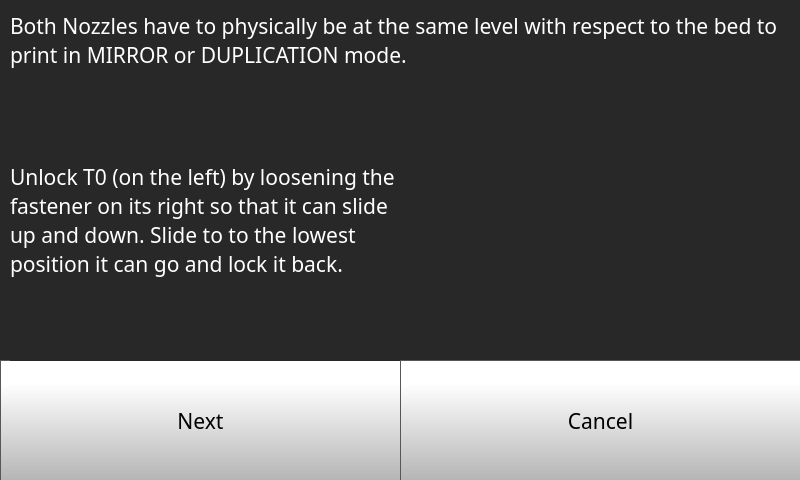
<?xml version="1.0" encoding="UTF-8"?>
<ui version="4.0">
 <class>Form</class>
 <widget class="QWidget" name="Form">
  <property name="geometry">
   <rect>
    <x>0</x>
    <y>0</y>
    <width>800</width>
    <height>480</height>
   </rect>
  </property>
  <property name="minimumSize">
   <size>
    <width>800</width>
    <height>480</height>
   </size>
  </property>
  <property name="maximumSize">
   <size>
    <width>800</width>
    <height>480</height>
   </size>
  </property>
  <property name="windowTitle">
   <string>Form</string>
  </property>
  <widget class="QStackedWidget" name="stackedWidget">
   <property name="geometry">
    <rect>
     <x>0</x>
     <y>0</y>
     <width>800</width>
     <height>480</height>
    </rect>
   </property>
   <property name="minimumSize">
    <size>
     <width>800</width>
     <height>480</height>
    </size>
   </property>
   <property name="maximumSize">
    <size>
     <width>800</width>
     <height>480</height>
    </size>
   </property>
   <property name="styleSheet">
    <string notr="true">background-color: rgb(40, 40, 40);


</string>
   </property>
   <property name="currentIndex">
    <number>0</number>
   </property>
   <widget class="QWidget" name="idexConfigStep1Page">
    <widget class="QPushButton" name="idexConfigStep1NextButton">
     <property name="geometry">
      <rect>
       <x>0</x>
       <y>360</y>
       <width>401</width>
       <height>121</height>
      </rect>
     </property>
     <property name="font">
      <font>
       <family>Gotham</family>
       <pointsize>16</pointsize>
      </font>
     </property>
     <property name="styleSheet">
      <string notr="true">QPushButton {
     border: 1px solid rgb(87, 87, 87);
	background-color: qlineargradient(spread:pad, x1:0, y1:1, x2:0, y2:0.188, stop:0 rgba(180, 180, 180, 255), stop:1 rgba(255, 255, 255, 255));


}

QPushButton:pressed {
    background-color: qlineargradient(x1: 0, y1: 0, x2: 0, y2: 1,
                                      stop: 0 #dadbde, stop: 1 #f6f7fa);
}

QPushButton:flat {
    border: none; /* no border for a flat push button */
}

QPushButton:default {
    border-color: navy; /* make the default button prominent */
}

QPushButton:focus {
	outline: none;
}</string>
     </property>
     <property name="text">
      <string>Next</string>
     </property>
     <property name="iconSize">
      <size>
       <width>40</width>
       <height>40</height>
      </size>
     </property>
    </widget>
    <widget class="QLabel" name="calibrateLabel_8">
     <property name="geometry">
      <rect>
       <x>10</x>
       <y>10</y>
       <width>781</width>
       <height>61</height>
      </rect>
     </property>
     <property name="font">
      <font>
       <family>Gotham</family>
       <pointsize>16</pointsize>
       <bold>false</bold>
      </font>
     </property>
     <property name="styleSheet">
      <string notr="true">color: rgb(255, 255, 255);</string>
     </property>
     <property name="text">
      <string>Both Nozzles have to physically be at the same level with respect to the bed to print in MIRROR or DUPLICATION mode.</string>
     </property>
     <property name="wordWrap">
      <bool>true</bool>
     </property>
    </widget>
    <widget class="QLabel" name="calibrateLabel_14">
     <property name="geometry">
      <rect>
       <x>10</x>
       <y>80</y>
       <width>391</width>
       <height>281</height>
      </rect>
     </property>
     <property name="font">
      <font>
       <family>Gotham</family>
       <pointsize>16</pointsize>
       <bold>false</bold>
      </font>
     </property>
     <property name="styleSheet">
      <string notr="true">color: rgb(255, 255, 255);</string>
     </property>
     <property name="text">
      <string>Unlock T0 (on the left) by loosening the fastener on its right so that it can slide up and down. Slide to to the lowest position it can go and lock it back.</string>
     </property>
     <property name="wordWrap">
      <bool>true</bool>
     </property>
    </widget>
    <widget class="QLabel" name="Nozzlelevel1">
     <property name="geometry">
      <rect>
       <x>420</x>
       <y>80</y>
       <width>361</width>
       <height>261</height>
      </rect>
     </property>
     <property name="text">
      <string/>
     </property>
     <property name="alignment">
      <set>Qt::AlignCenter</set>
     </property>
    </widget>
    <widget class="QPushButton" name="idexConfigStep1CancelButton">
     <property name="enabled">
      <bool>true</bool>
     </property>
     <property name="geometry">
      <rect>
       <x>400</x>
       <y>360</y>
       <width>401</width>
       <height>121</height>
      </rect>
     </property>
     <property name="font">
      <font>
       <family>Gotham</family>
       <pointsize>16</pointsize>
      </font>
     </property>
     <property name="styleSheet">
      <string notr="true">QPushButton {
     border: 1px solid rgb(87, 87, 87);
	background-color: qlineargradient(spread:pad, x1:0, y1:1, x2:0, y2:0.188, stop:0 rgba(180, 180, 180, 255), stop:1 rgba(255, 255, 255, 255));


}

QPushButton:pressed {
    background-color: qlineargradient(x1: 0, y1: 0, x2: 0, y2: 1,
                                      stop: 0 #dadbde, stop: 1 #f6f7fa);
}

QPushButton:flat {
    border: none; /* no border for a flat push button */
}

QPushButton:default {
    border-color: navy; /* make the default button prominent */
}

QPushButton:focus {
	outline: none;
}</string>
     </property>
     <property name="text">
      <string>Cancel</string>
     </property>
     <property name="iconSize">
      <size>
       <width>40</width>
       <height>40</height>
      </size>
     </property>
    </widget>
   </widget>
   <widget class="QWidget" name="idexConfigStep2Page">
    <widget class="QPushButton" name="idexConfigStep2CancelButton">
     <property name="geometry">
      <rect>
       <x>400</x>
       <y>360</y>
       <width>401</width>
       <height>121</height>
      </rect>
     </property>
     <property name="font">
      <font>
       <family>Gotham</family>
       <pointsize>16</pointsize>
      </font>
     </property>
     <property name="styleSheet">
      <string notr="true">QPushButton {
     border: 1px solid rgb(87, 87, 87);
	background-color: qlineargradient(spread:pad, x1:0, y1:1, x2:0, y2:0.188, stop:0 rgba(180, 180, 180, 255), stop:1 rgba(255, 255, 255, 255));


}

QPushButton:pressed {
    background-color: qlineargradient(x1: 0, y1: 0, x2: 0, y2: 1,
                                      stop: 0 #dadbde, stop: 1 #f6f7fa);
}

QPushButton:flat {
    border: none; /* no border for a flat push button */
}

QPushButton:default {
    border-color: navy; /* make the default button prominent */
}

QPushButton:focus {
	outline: none;
}</string>
     </property>
     <property name="text">
      <string>Cancel</string>
     </property>
     <property name="iconSize">
      <size>
       <width>40</width>
       <height>40</height>
      </size>
     </property>
    </widget>
    <widget class="QLabel" name="calibrateLabel_9">
     <property name="geometry">
      <rect>
       <x>10</x>
       <y>10</y>
       <width>781</width>
       <height>31</height>
      </rect>
     </property>
     <property name="font">
      <font>
       <family>Gotham</family>
       <pointsize>16</pointsize>
       <bold>false</bold>
      </font>
     </property>
     <property name="styleSheet">
      <string notr="true">color: rgb(255, 255, 255);</string>
     </property>
     <property name="text">
      <string>Level the Bed</string>
     </property>
     <property name="wordWrap">
      <bool>true</bool>
     </property>
    </widget>
    <widget class="QLabel" name="CalibrationPoint1_2">
     <property name="geometry">
      <rect>
       <x>420</x>
       <y>70</y>
       <width>361</width>
       <height>261</height>
      </rect>
     </property>
     <property name="text">
      <string/>
     </property>
     <property name="alignment">
      <set>Qt::AlignCenter</set>
     </property>
    </widget>
    <widget class="QPushButton" name="idexConfigStep2NextButton">
     <property name="geometry">
      <rect>
       <x>0</x>
       <y>360</y>
       <width>401</width>
       <height>121</height>
      </rect>
     </property>
     <property name="font">
      <font>
       <family>Gotham</family>
       <pointsize>16</pointsize>
      </font>
     </property>
     <property name="styleSheet">
      <string notr="true">QPushButton {
     border: 1px solid rgb(87, 87, 87);
	background-color: qlineargradient(spread:pad, x1:0, y1:1, x2:0, y2:0.188, stop:0 rgba(180, 180, 180, 255), stop:1 rgba(255, 255, 255, 255));


}

QPushButton:pressed {
    background-color: qlineargradient(x1: 0, y1: 0, x2: 0, y2: 1,
                                      stop: 0 #dadbde, stop: 1 #f6f7fa);
}

QPushButton:flat {
    border: none; /* no border for a flat push button */
}

QPushButton:default {
    border-color: navy; /* make the default button prominent */
}

QPushButton:focus {
	outline: none;
}</string>
     </property>
     <property name="text">
      <string>Next</string>
     </property>
     <property name="iconSize">
      <size>
       <width>40</width>
       <height>40</height>
      </size>
     </property>
    </widget>
    <widget class="QLabel" name="calibrateLabel_15">
     <property name="geometry">
      <rect>
       <x>10</x>
       <y>80</y>
       <width>391</width>
       <height>281</height>
      </rect>
     </property>
     <property name="font">
      <font>
       <family>Gotham</family>
       <pointsize>16</pointsize>
       <bold>false</bold>
      </font>
     </property>
     <property name="styleSheet">
      <string notr="true">color: rgb(255, 255, 255);</string>
     </property>
     <property name="text">
      <string>Tighten the front right screw, and measure the height with the help of an A4 sheet of Paper as a measuring guage</string>
     </property>
     <property name="wordWrap">
      <bool>true</bool>
     </property>
    </widget>
   </widget>
   <widget class="QWidget" name="idexConfigStep3Page">
    <widget class="QLabel" name="CalibrationPoint2_2">
     <property name="geometry">
      <rect>
       <x>420</x>
       <y>80</y>
       <width>361</width>
       <height>261</height>
      </rect>
     </property>
     <property name="text">
      <string/>
     </property>
     <property name="alignment">
      <set>Qt::AlignCenter</set>
     </property>
    </widget>
    <widget class="QLabel" name="calibrateLabel_11">
     <property name="geometry">
      <rect>
       <x>10</x>
       <y>10</y>
       <width>781</width>
       <height>31</height>
      </rect>
     </property>
     <property name="font">
      <font>
       <family>Gotham</family>
       <pointsize>16</pointsize>
       <bold>false</bold>
      </font>
     </property>
     <property name="styleSheet">
      <string notr="true">color: rgb(255, 255, 255);</string>
     </property>
     <property name="text">
      <string>Level the Bed</string>
     </property>
     <property name="wordWrap">
      <bool>true</bool>
     </property>
    </widget>
    <widget class="QPushButton" name="idexConfigStep3CancelButton">
     <property name="geometry">
      <rect>
       <x>400</x>
       <y>360</y>
       <width>401</width>
       <height>121</height>
      </rect>
     </property>
     <property name="font">
      <font>
       <family>Gotham</family>
       <pointsize>16</pointsize>
      </font>
     </property>
     <property name="styleSheet">
      <string notr="true">QPushButton {
     border: 1px solid rgb(87, 87, 87);
	background-color: qlineargradient(spread:pad, x1:0, y1:1, x2:0, y2:0.188, stop:0 rgba(180, 180, 180, 255), stop:1 rgba(255, 255, 255, 255));


}

QPushButton:pressed {
    background-color: qlineargradient(x1: 0, y1: 0, x2: 0, y2: 1,
                                      stop: 0 #dadbde, stop: 1 #f6f7fa);
}

QPushButton:flat {
    border: none; /* no border for a flat push button */
}

QPushButton:default {
    border-color: navy; /* make the default button prominent */
}

QPushButton:focus {
	outline: none;
}</string>
     </property>
     <property name="text">
      <string>Cancel</string>
     </property>
     <property name="iconSize">
      <size>
       <width>40</width>
       <height>40</height>
      </size>
     </property>
    </widget>
    <widget class="QPushButton" name="idexConfigStep3NextButton">
     <property name="geometry">
      <rect>
       <x>0</x>
       <y>360</y>
       <width>401</width>
       <height>121</height>
      </rect>
     </property>
     <property name="font">
      <font>
       <family>Gotham</family>
       <pointsize>16</pointsize>
      </font>
     </property>
     <property name="styleSheet">
      <string notr="true">QPushButton {
     border: 1px solid rgb(87, 87, 87);
	background-color: qlineargradient(spread:pad, x1:0, y1:1, x2:0, y2:0.188, stop:0 rgba(180, 180, 180, 255), stop:1 rgba(255, 255, 255, 255));


}

QPushButton:pressed {
    background-color: qlineargradient(x1: 0, y1: 0, x2: 0, y2: 1,
                                      stop: 0 #dadbde, stop: 1 #f6f7fa);
}

QPushButton:flat {
    border: none; /* no border for a flat push button */
}

QPushButton:default {
    border-color: navy; /* make the default button prominent */
}

QPushButton:focus {
	outline: none;
}</string>
     </property>
     <property name="text">
      <string>Next</string>
     </property>
     <property name="iconSize">
      <size>
       <width>40</width>
       <height>40</height>
      </size>
     </property>
    </widget>
    <widget class="QLabel" name="calibrateLabel_16">
     <property name="geometry">
      <rect>
       <x>10</x>
       <y>80</y>
       <width>391</width>
       <height>281</height>
      </rect>
     </property>
     <property name="font">
      <font>
       <family>Gotham</family>
       <pointsize>16</pointsize>
       <bold>false</bold>
      </font>
     </property>
     <property name="styleSheet">
      <string notr="true">color: rgb(255, 255, 255);</string>
     </property>
     <property name="text">
      <string>Tighten the front right screw, and measure the height with the help of an A4 sheet of Paper as a measuring guage</string>
     </property>
     <property name="wordWrap">
      <bool>true</bool>
     </property>
    </widget>
   </widget>
   <widget class="QWidget" name="idexConfigStep4Page">
    <widget class="QLabel" name="calibrateLabel_12">
     <property name="geometry">
      <rect>
       <x>10</x>
       <y>10</y>
       <width>781</width>
       <height>91</height>
      </rect>
     </property>
     <property name="font">
      <font>
       <family>Gotham</family>
       <pointsize>16</pointsize>
       <bold>false</bold>
      </font>
     </property>
     <property name="styleSheet">
      <string notr="true">color: rgb(255, 255, 255);</string>
     </property>
     <property name="text">
      <string>Repeat the same using the back leveling screw</string>
     </property>
     <property name="wordWrap">
      <bool>true</bool>
     </property>
    </widget>
    <widget class="QPushButton" name="idexConfigStep4CancelButton">
     <property name="geometry">
      <rect>
       <x>400</x>
       <y>360</y>
       <width>401</width>
       <height>121</height>
      </rect>
     </property>
     <property name="font">
      <font>
       <family>Gotham</family>
       <pointsize>16</pointsize>
      </font>
     </property>
     <property name="styleSheet">
      <string notr="true">QPushButton {
     border: 1px solid rgb(87, 87, 87);
	background-color: qlineargradient(spread:pad, x1:0, y1:1, x2:0, y2:0.188, stop:0 rgba(180, 180, 180, 255), stop:1 rgba(255, 255, 255, 255));


}

QPushButton:pressed {
    background-color: qlineargradient(x1: 0, y1: 0, x2: 0, y2: 1,
                                      stop: 0 #dadbde, stop: 1 #f6f7fa);
}

QPushButton:flat {
    border: none; /* no border for a flat push button */
}

QPushButton:default {
    border-color: navy; /* make the default button prominent */
}

QPushButton:focus {
	outline: none;
}</string>
     </property>
     <property name="text">
      <string>Cancel</string>
     </property>
     <property name="iconSize">
      <size>
       <width>40</width>
       <height>40</height>
      </size>
     </property>
    </widget>
    <widget class="QLabel" name="CalibrationPoint3">
     <property name="geometry">
      <rect>
       <x>10</x>
       <y>100</y>
       <width>781</width>
       <height>251</height>
      </rect>
     </property>
     <property name="text">
      <string/>
     </property>
     <property name="alignment">
      <set>Qt::AlignCenter</set>
     </property>
    </widget>
    <widget class="QPushButton" name="idexConfigStep4NextButton">
     <property name="geometry">
      <rect>
       <x>0</x>
       <y>360</y>
       <width>401</width>
       <height>121</height>
      </rect>
     </property>
     <property name="font">
      <font>
       <family>Gotham</family>
       <pointsize>16</pointsize>
      </font>
     </property>
     <property name="styleSheet">
      <string notr="true">QPushButton {
     border: 1px solid rgb(87, 87, 87);
	background-color: qlineargradient(spread:pad, x1:0, y1:1, x2:0, y2:0.188, stop:0 rgba(180, 180, 180, 255), stop:1 rgba(255, 255, 255, 255));


}

QPushButton:pressed {
    background-color: qlineargradient(x1: 0, y1: 0, x2: 0, y2: 1,
                                      stop: 0 #dadbde, stop: 1 #f6f7fa);
}

QPushButton:flat {
    border: none; /* no border for a flat push button */
}

QPushButton:default {
    border-color: navy; /* make the default button prominent */
}

QPushButton:focus {
	outline: none;
}</string>
     </property>
     <property name="text">
      <string>Next</string>
     </property>
     <property name="iconSize">
      <size>
       <width>40</width>
       <height>40</height>
      </size>
     </property>
    </widget>
   </widget>
   <widget class="QWidget" name="idexConfigStep5Page">
    <widget class="QPushButton" name="moveZPIdexButton">
     <property name="geometry">
      <rect>
       <x>140</x>
       <y>10</y>
       <width>261</width>
       <height>81</height>
      </rect>
     </property>
     <property name="minimumSize">
      <size>
       <width>0</width>
       <height>0</height>
      </size>
     </property>
     <property name="font">
      <font>
       <family>Gotham</family>
       <pointsize>16</pointsize>
      </font>
     </property>
     <property name="styleSheet">
      <string notr="true">QPushButton {
     border: 1px solid rgb(87, 87, 87);

	background-color: qlineargradient(spread:pad, x1:0, y1:1, x2:0, y2:0.188, stop:0 rgba(180, 180, 180, 255), stop:1 rgba(255, 255, 255, 255));
	border-bottom-left-radius: 15px;
	border-top-left-radius: 15px;
}

QPushButton:pressed {
    background-color: qlineargradient(x1: 0, y1: 0, x2: 0, y2: 1,
                                      stop: 0 #dadbde, stop: 1 #f6f7fa);
}

QPushButton:flat {
    border: none; /* no border for a flat push button */
}

QPushButton:default {
    border-color: navy; /* make the default button prominent */
}

QPushButton:focus {
	outline: none;
}</string>
     </property>
     <property name="text">
      <string/>
     </property>
     <property name="icon">
      <iconset resource="../../resources/resource.qrc">
       <normaloff>:/Navigation/img/Navigation/arrows-5.png</normaloff>:/Navigation/img/Navigation/arrows-5.png</iconset>
     </property>
     <property name="iconSize">
      <size>
       <width>150</width>
       <height>150</height>
      </size>
     </property>
     <property name="checkable">
      <bool>false</bool>
     </property>
     <property name="autoDefault">
      <bool>false</bool>
     </property>
     <property name="default">
      <bool>false</bool>
     </property>
     <property name="flat">
      <bool>false</bool>
     </property>
    </widget>
    <widget class="QLabel" name="toolZOffsetLabel_7">
     <property name="geometry">
      <rect>
       <x>10</x>
       <y>320</y>
       <width>791</width>
       <height>31</height>
      </rect>
     </property>
     <property name="font">
      <font>
       <family>MS Shell Dlg 2</family>
       <pointsize>10</pointsize>
       <bold>false</bold>
      </font>
     </property>
     <property name="styleSheet">
      <string notr="true">color: rgb(255, 255, 255);</string>
     </property>
     <property name="text">
      <string>Step 3: Lock the position of the tools by tightening the fastener on their right.</string>
     </property>
     <property name="wordWrap">
      <bool>true</bool>
     </property>
    </widget>
    <widget class="QLabel" name="toolZOffsetLabel_5">
     <property name="geometry">
      <rect>
       <x>10</x>
       <y>260</y>
       <width>791</width>
       <height>21</height>
      </rect>
     </property>
     <property name="font">
      <font>
       <family>MS Shell Dlg 2</family>
       <pointsize>10</pointsize>
       <bold>false</bold>
      </font>
     </property>
     <property name="styleSheet">
      <string notr="true">color: rgb(255, 255, 255);</string>
     </property>
     <property name="text">
      <string>Step 1: Move the Bed up untill BOTH nozzes just touch the bed.</string>
     </property>
     <property name="wordWrap">
      <bool>true</bool>
     </property>
    </widget>
    <widget class="QPushButton" name="moveZMIdexButton">
     <property name="geometry">
      <rect>
       <x>400</x>
       <y>10</y>
       <width>251</width>
       <height>81</height>
      </rect>
     </property>
     <property name="minimumSize">
      <size>
       <width>0</width>
       <height>0</height>
      </size>
     </property>
     <property name="font">
      <font>
       <family>Gotham</family>
       <pointsize>16</pointsize>
      </font>
     </property>
     <property name="styleSheet">
      <string notr="true">QPushButton {
     border: 1px solid rgb(87, 87, 87);

	background-color: qlineargradient(spread:pad, x1:0, y1:1, x2:0, y2:0.188, stop:0 rgba(180, 180, 180, 255), stop:1 rgba(255, 255, 255, 255));
	border-bottom-right-radius: 15px;
	border-top-right-radius: 15px;
}

QPushButton:pressed {
    background-color: qlineargradient(x1: 0, y1: 0, x2: 0, y2: 1,
                                      stop: 0 #dadbde, stop: 1 #f6f7fa);
}

QPushButton:flat {
    border: none; /* no border for a flat push button */
}

QPushButton:default {
    border-color: navy; /* make the default button prominent */
}

QPushButton:focus {
	outline: none;
}</string>
     </property>
     <property name="text">
      <string/>
     </property>
     <property name="icon">
      <iconset resource="../../resources/resource.qrc">
       <normaloff>:/Navigation/img/Navigation/arrows.png</normaloff>:/Navigation/img/Navigation/arrows.png</iconset>
     </property>
     <property name="iconSize">
      <size>
       <width>150</width>
       <height>150</height>
      </size>
     </property>
     <property name="checkable">
      <bool>false</bool>
     </property>
     <property name="autoDefault">
      <bool>false</bool>
     </property>
     <property name="default">
      <bool>false</bool>
     </property>
     <property name="flat">
      <bool>false</bool>
     </property>
    </widget>
    <widget class="QLabel" name="toolZOffsetLabel_6">
     <property name="geometry">
      <rect>
       <x>10</x>
       <y>290</y>
       <width>791</width>
       <height>21</height>
      </rect>
     </property>
     <property name="font">
      <font>
       <family>MS Shell Dlg 2</family>
       <pointsize>10</pointsize>
       <bold>false</bold>
      </font>
     </property>
     <property name="styleSheet">
      <string notr="true">color: rgb(255, 255, 255);</string>
     </property>
     <property name="text">
      <string>Step 2: Physically slide the tools up and down in the carriage such that their nozzles lightly touch the bed. </string>
     </property>
     <property name="wordWrap">
      <bool>true</bool>
     </property>
    </widget>
    <widget class="QPushButton" name="idexConfigStep5CancelButton">
     <property name="geometry">
      <rect>
       <x>400</x>
       <y>360</y>
       <width>401</width>
       <height>121</height>
      </rect>
     </property>
     <property name="font">
      <font>
       <family>Gotham</family>
       <pointsize>16</pointsize>
      </font>
     </property>
     <property name="styleSheet">
      <string notr="true">QPushButton {
     border: 1px solid rgb(87, 87, 87);
	background-color: qlineargradient(spread:pad, x1:0, y1:1, x2:0, y2:0.188, stop:0 rgba(180, 180, 180, 255), stop:1 rgba(255, 255, 255, 255));


}

QPushButton:pressed {
    background-color: qlineargradient(x1: 0, y1: 0, x2: 0, y2: 1,
                                      stop: 0 #dadbde, stop: 1 #f6f7fa);
}

QPushButton:flat {
    border: none; /* no border for a flat push button */
}

QPushButton:default {
    border-color: navy; /* make the default button prominent */
}

QPushButton:focus {
	outline: none;
}</string>
     </property>
     <property name="text">
      <string>Cancel</string>
     </property>
     <property name="iconSize">
      <size>
       <width>40</width>
       <height>40</height>
      </size>
     </property>
    </widget>
    <widget class="QLabel" name="Nozzlelevel2">
     <property name="geometry">
      <rect>
       <x>20</x>
       <y>100</y>
       <width>761</width>
       <height>151</height>
      </rect>
     </property>
     <property name="text">
      <string/>
     </property>
     <property name="alignment">
      <set>Qt::AlignCenter</set>
     </property>
    </widget>
    <widget class="QPushButton" name="idexConfigStep5NextButton">
     <property name="geometry">
      <rect>
       <x>0</x>
       <y>360</y>
       <width>401</width>
       <height>121</height>
      </rect>
     </property>
     <property name="font">
      <font>
       <family>Gotham</family>
       <pointsize>16</pointsize>
      </font>
     </property>
     <property name="styleSheet">
      <string notr="true">QPushButton {
     border: 1px solid rgb(87, 87, 87);
	background-color: qlineargradient(spread:pad, x1:0, y1:1, x2:0, y2:0.188, stop:0 rgba(180, 180, 180, 255), stop:1 rgba(255, 255, 255, 255));


}

QPushButton:pressed {
    background-color: qlineargradient(x1: 0, y1: 0, x2: 0, y2: 1,
                                      stop: 0 #dadbde, stop: 1 #f6f7fa);
}

QPushButton:flat {
    border: none; /* no border for a flat push button */
}

QPushButton:default {
    border-color: navy; /* make the default button prominent */
}

QPushButton:focus {
	outline: none;
}</string>
     </property>
     <property name="text">
      <string>Next</string>
     </property>
     <property name="iconSize">
      <size>
       <width>40</width>
       <height>40</height>
      </size>
     </property>
    </widget>
   </widget>
  </widget>
 </widget>
 <resources>
  <include location="../../resources/resource.qrc"/>
 </resources>
 <connections/>
</ui>
